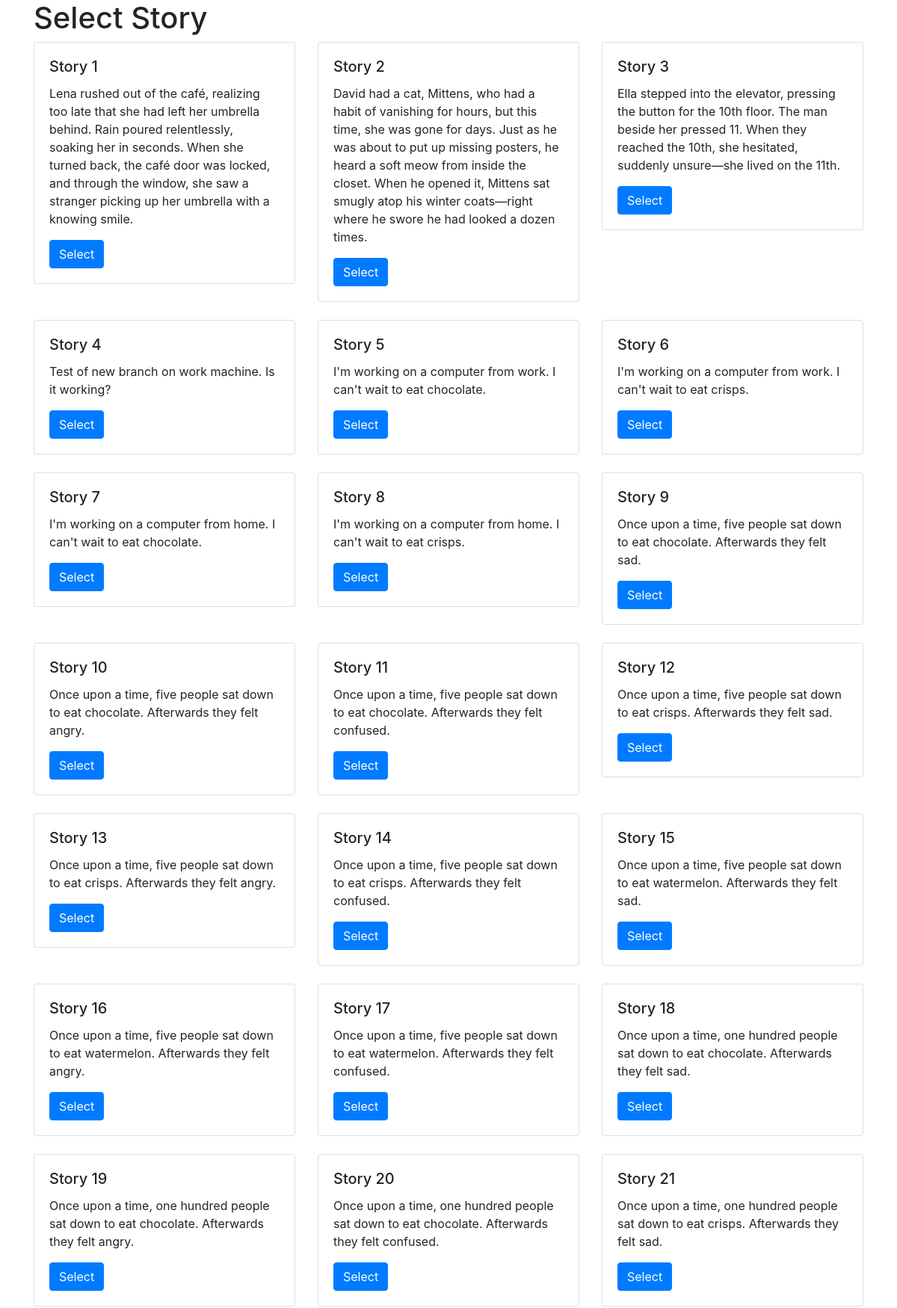
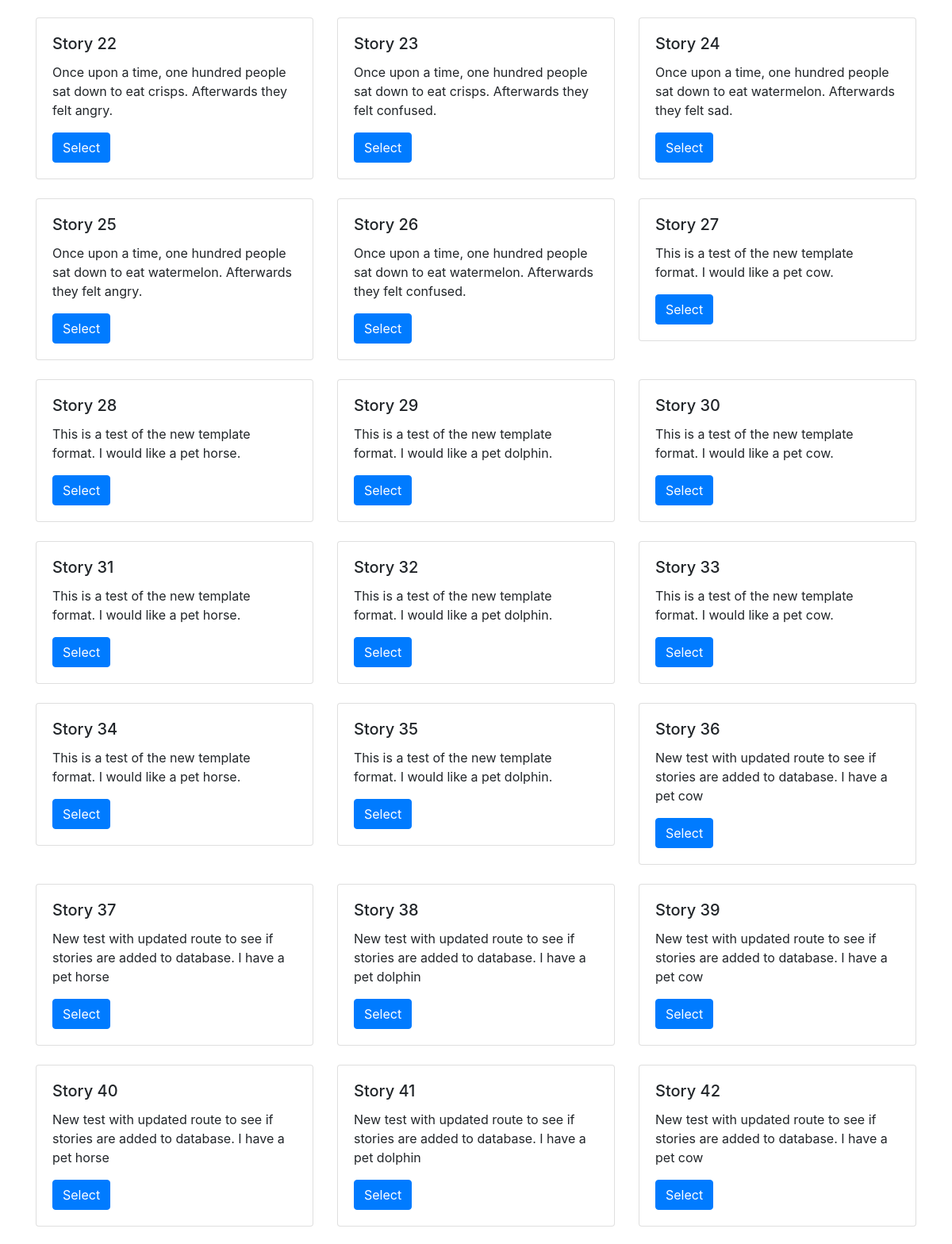
/select_story (upper part), run on the app's committed database (2 pictures, top to bottom).
### app/models.py (models this page shows, shortened)
class Story(db.Model):
    __tablename__ = 'story'
    story_id = db.Column(db.Integer, primary_key=True, autoincrement=True)
    content = db.Column(db.Text, nullable=False)
    template_id = db.Column(db.Integer, db.ForeignKey('template.template_id'), nullable=False)
    template = db.relationship('Template', backref=db.backref('stories', lazy=True))

### app/routes.py (the view)
@bp.route('/select_story', methods=['GET', 'POST'])
def select_story():
    if request.method == 'POST':
        if 'deselect_story_id' in request.form:
            story_id = request.form.get('deselect_story_id')
            story_ids = session.get('story_ids', [])
            if story_id in story_ids:
                story_ids.remove(story_id)
            session['story_ids'] = story_ids
            print(session)
        else:
            story_id = request.form.get('story_id')
            story = db.session.query(Story).filter_by(story_id=story_id).first()
            if story:
                story_ids = session.get('story_ids', [])
                if story_id not in story_ids:
                    story_ids.append(story_id)
                session['story_ids'] = story_ids
                print(session)
        return redirect(url_for('main.select_story'))
    else:
            story_ids = session.get('story_ids', [])
            if story_ids:
                selected_stories = [db.session.query(Story).get(story_id) for story_id in story_ids]
                all_stories = story_service.get_all_stories()
                return render_template('selected_stories.html', selected_stories=selected_stories, all_stories=all_stories)
            else:
                stories = story_service.get_all_stories()
                print("reaching select stories")
                return render_template('select_story.html', stories=stories)

### app/services/story_service.py (called while the page is built)
def get_all_stories():
    return Story.query.all()

### app/templates/select_story.html (shortened to what this page needs)
<!DOCTYPE html>
<html lang="en">
<head>
    <link rel="stylesheet" href="{{ url_for('static', filename='css/static.css') }}">
    <link rel="stylesheet" href="https://stackpath.bootstrapcdn.com/bootstrap/4.5.2/css/bootstrap.min.css">
</head>
<body>
    <div class="container">
        <h1>Select Story</h1>
        <form method="POST" action="{{ url_for('main.select_story') }}">
            <div class="row">
                {% for story in stories %}
                    <div class="col-md-4">
                        <div class="card mb-4">
                            <div class="card-body">
                                <h5 class="card-title">Story {{ story.story_id }}</h5>
                                <p class="card-text">{{ story.content }}</p>
                                <button type="submit" name="story_id" value="{{ story.story_id }}" class="btn btn-primary">Select</button>
                            </div>
                        </div>
                    </div>
                {% endfor %}
            </div>
        </form>
    </div>
</body>
</html>

### data on the page
Story: story_id "1", content "Lena rushed out of the café, realizing too late that she had left her umbrella behind. Rain poured relentlessly, soaking her in seconds. When she turned back, the café door was locked, and through the window, she saw a stranger picking up her umbrella with a knowing smile."
Story: story_id "2", content "David had a cat, Mittens, who had a habit of vanishing for hours, but this time, she was gone for days. Just as he was about to put up missing posters, he heard a soft meow from inside the closet. When he opened it, Mittens sat smugly atop his winter coats—right where he swore he had looked a dozen times."
Story: story_id "3", content "Ella stepped into the elevator, pressing the button for the 10th floor. The man beside her pressed 11. When they reached the 10th, she hesitated, suddenly unsure—she lived on the 11th."
Story: story_id "4", content "Test of new branch on work machine. Is it working?"
Story: story_id "5", content "I'm working on a computer from work. I can't wait to eat chocolate."
Story: story_id "6", content "I'm working on a computer from work. I can't wait to eat crisps."
Story: story_id "7", content "I'm working on a computer from home. I can't wait to eat chocolate."
Story: story_id "8", content "I'm working on a computer from home. I can't wait to eat crisps."
Story: story_id "9", content "Once upon a time, five people sat down to eat chocolate. Afterwards they felt sad."
Story: story_id "10", content "Once upon a time, five people sat down to eat chocolate. Afterwards they felt angry."
Story: story_id "11", content "Once upon a time, five people sat down to eat chocolate. Afterwards they felt confused."
Story: story_id "12", content "Once upon a time, five people sat down to eat crisps. Afterwards they felt sad."
Story: story_id "13", content "Once upon a time, five people sat down to eat crisps. Afterwards they felt angry."
Story: story_id "14", content "Once upon a time, five people sat down to eat crisps. Afterwards they felt confused."
Story: story_id "15", content "Once upon a time, five people sat down to eat watermelon. Afterwards they felt sad."
Story: story_id "16", content "Once upon a time, five people sat down to eat watermelon. Afterwards they felt angry."
Story: story_id "17", content "Once upon a time, five people sat down to eat watermelon. Afterwards they felt confused."
Story: story_id "18", content "Once upon a time, one hundred people sat down to eat chocolate. Afterwards they felt sad."
Story: story_id "19", content "Once upon a time, one hundred people sat down to eat chocolate. Afterwards they felt angry."
Story: story_id "20", content "Once upon a time, one hundred people sat down to eat chocolate. Afterwards they felt confused."
Story: story_id "21", content "Once upon a time, one hundred people sat down to eat crisps. Afterwards they felt sad."
Story: story_id "22", content "Once upon a time, one hundred people sat down to eat crisps. Afterwards they felt angry."
Story: story_id "23", content "Once upon a time, one hundred people sat down to eat crisps. Afterwards they felt confused."
Story: story_id "24", content "Once upon a time, one hundred people sat down to eat watermelon. Afterwards they felt sad."
Story: story_id "25", content "Once upon a time, one hundred people sat down to eat watermelon. Afterwards they felt angry."
Story: story_id "26", content "Once upon a time, one hundred people sat down to eat watermelon. Afterwards they felt confused."
Story: story_id "27", content "This is a test of the new template format. I would like a pet cow."
Story: story_id "28", content "This is a test of the new template format. I would like a pet horse."
Story: story_id "29", content "This is a test of the new template format. I would like a pet dolphin."
Story: story_id "30", content "This is a test of the new template format. I would like a pet cow."
Story: story_id "31", content "This is a test of the new template format. I would like a pet horse."
Story: story_id "32", content "This is a test of the new template format. I would like a pet dolphin."
Story: story_id "33", content "This is a test of the new template format. I would like a pet cow."
Story: story_id "34", content "This is a test of the new template format. I would like a pet horse."
Story: story_id "35", content "This is a test of the new template format. I would like a pet dolphin."
Story: story_id "36", content "New test with updated route to see if stories are added to database. I have a pet cow"
Story: story_id "37", content "New test with updated route to see if stories are added to database. I have a pet horse"
Story: story_id "38", content "New test with updated route to see if stories are added to database. I have a pet dolphin"
Story: story_id "39", content "New test with updated route to see if stories are added to database. I have a pet cow"
Story: story_id "40", content "New test with updated route to see if stories are added to database. I have a pet horse"
Story: story_id "41", content "New test with updated route to see if stories are added to database. I have a pet dolphin"
Story: story_id "42", content "New test with updated route to see if stories are added to database. I have a pet cow"
